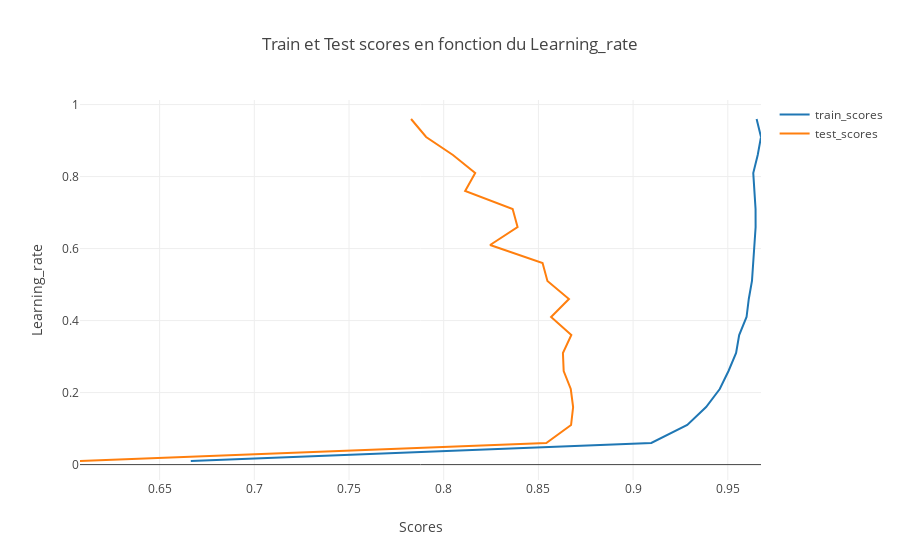

The cell this chart's notebook holds for it:
### Code cell
rates =[]
train_scores =[]
test_scores=[]

for rate in np.arange(0.01, 1, 0.05):
    params = {'n_estimators': 100, 'max_depth': 4, 'min_samples_split': 2,
              'learning_rate': rate, 'loss': 'ls'}

    reg = ensemble.GradientBoostingRegressor(**params)

    reg.fit(X_train, y_train.price.values)

    train_score = reg.score(X_train, y_train.price.values)
    test_score = reg.score(X_test, y_test.price.values)
    rates.append(rate)
    train_scores.append(train_score)        
    test_scores.append(test_score)    
    
plot_optimisation(train_scores, test_scores, rates, 'Learning_rate')

### Figure 1 — Plotly figure (JSON) as saved in the notebook; plotly's stock layout.template omitted (floating-point values rounded to 4 significant figures)
{"data": [{"mode": "lines", "name": "train_scores", "type": "scatter", "uid": "920dbc4a-a96d-45eb-8fea-2ffa5c664cbd", "x": [0.6665, 0.9096, 0.9286, 0.9386, 0.9458, 0.9504, 0.9544, 0.956, 0.9599, 0.9611, 0.9628, 0.9634, 0.9642, 0.9647, 0.9647, 0.964, 0.9634, 0.9658, 0.9675, 0.9652], "y": [0.01, 0.06, 0.11, 0.16, 0.21, 0.26, 0.31, 0.36, 0.41, 0.46, 0.51, 0.56, 0.61, 0.66, 0.71, 0.76, 0.81, 0.86, 0.91, 0.96]}, {"mode": "lines", "name": "test_scores", "type": "scatter", "uid": "d83b94bd-0d77-42f4-854d-5ffcfd0d83a5", "x": [0.608, 0.8542, 0.8672, 0.8683, 0.8671, 0.8633, 0.863, 0.8674, 0.8567, 0.8661, 0.8548, 0.8522, 0.8245, 0.839, 0.8364, 0.8113, 0.8166, 0.8049, 0.7907, 0.7828], "y": [0.01, 0.06, 0.11, 0.16, 0.21, 0.26, 0.31, 0.36, 0.41, 0.46, 0.51, 0.56, 0.61, 0.66, 0.71, 0.76, 0.81, 0.86, 0.91, 0.96]}], "layout": {"showlegend": true, "title": "Train et Test scores en fonction du Learning_rate", "xaxis": {"title": "Scores"}, "yaxis": {"title": "Learning_rate"}}}
